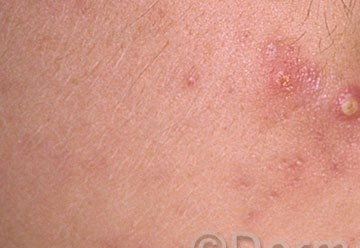
#> input picture Skin_Deisease_acne/acne.1001.jpg, 360 x 248 px; its folder holds only this picture in this run
$ jupyter execute --allow-errors 2.EDA.ipynb   (older library calls are emulated)
#> lines starting #> are read from the running program, lines starting #| are printed output that depends on the picture
[cell 1]
import os
import pandas as pd
import matplotlib.pyplot as plt
import seaborn as sns
from PIL import Image
import numpy as np
import logging

# Set the directory containing images
image_dir = './Skin_Deisease_acne'

## Load and Explore the Data

[cell 2]
# Set up logging
logging.basicConfig(filename='processing_log.txt', level=logging.INFO,format='%(asctime)s - %(levelname)s - %(message)s')

# List to store image data
data = []

# Initialize a counter for processed images
processed_images = 0

# Load image names and labels
for filename in os.listdir(image_dir):
    if filename.endswith('.jpg') or filename.endswith('.png'):
        label = filename.split('.')[0]
        img_path = os.path.join(image_dir, filename)
        img = Image.open(img_path)
#> img is the input picture: PIL image 360x248 RGB; mean R, G, B 209.1, 147.8, 131.7
        width, height = img.size
#> width = 360; height = 248
        data.append({'filename': filename, 'label': label, 'width': width, 'height': height})

# Create DataFrame
df = pd.DataFrame(data)
#> df = table of 1 rows and 4 columns

# Write DataFrame to a CSV file
output_file = 'skin_condition_labels.csv'
df.to_csv(output_file, index=False)

# Log the total number of processed images
logging.info(f"Total number of processed images: {processed_images}")

print(f"Data has been written to {output_file}")
print(f"Log file has been created as processing_log.txt")

[cell 3]
df.info()
#| <class 'pandas.core.frame.DataFrame'>
#| RangeIndex: 1 entries, 0 to 0
#| Data columns (total 4 columns):
#|  #   Column    Non-Null Count  Dtype
#| ---  ------    --------------  -----
#|  0   filename  1 non-null      object
#|  1   label     1 non-null      object
#|  2   width     1 non-null      int64
#|  3   height    1 non-null      int64
#| dtypes: int64(2), object(2)
#| memory usage: 164.0+ bytes

[cell 4]
df['label'].value_counts()

## Visualize the Distribution of Classes

[cell 5]
plt.figure(figsize=(10, 6))
sns.countplot(x='label', data=df)
plt.title('Distribution of Skin Conditions')
plt.xlabel('Skin Condition')
plt.ylabel('Count')
plt.xticks(rotation=45)
plt.show()
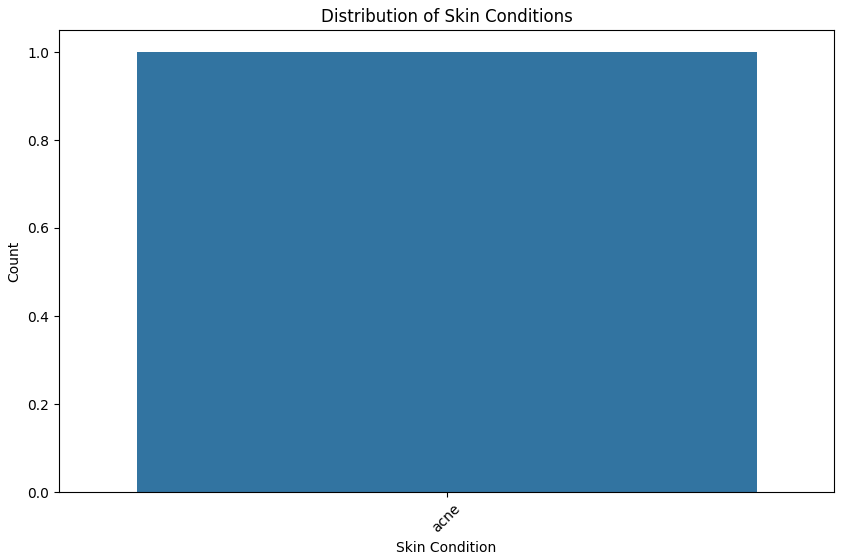
#> figure drawn by matplotlib, 1 panel

## Visualize Sample Images

[cell 6]
def display_samples(df, image_dir, num_samples=5):
    unique_labels = df['label'].unique()
    fig, axes = plt.subplots(len(unique_labels), num_samples, figsize=(15, 15))
    fig.suptitle('Sample Images of Each Skin Condition', fontsize=16)

    for i, label in enumerate(unique_labels):
        sample_filenames = df[df['label'] == label]['filename'].sample(num_samples).values
        for j, filename in enumerate(sample_filenames):
            img = Image.open(os.path.join(image_dir, filename))
            axes[i, j].imshow(img)
            axes[i, j].axis('off')
            if j == 0:
                axes[i, j].set_title(label, fontsize=12)

    plt.tight_layout()
    plt.subplots_adjust(top=0.95)
    plt.show()

#> (the rest of this cell did not finish here and is left out)

## Image Size Analysis

[cell 7]
image_sizes = []

for filename in df['filename']:
    img = Image.open(os.path.join(image_dir, filename))
    image_sizes.append(img.size)

df['image_size'] = image_sizes

# Create a DataFrame for image size analysis
size_df = pd.DataFrame(image_sizes, columns=['width', 'height'])
#> size_df = table of 1 rows and 2 columns

# Summary statistics
print(size_df.describe())
#|        width  height
#| count    1.0     1.0
#| mean   360.0   248.0
#| std      NaN     NaN
#| min    360.0   248.0
#| 25%    360.0   248.0
#| 50%    360.0   248.0
#| 75%    360.0   248.0
#| max    360.0   248.0

# Plot the distribution of image sizes
plt.figure(figsize=(10, 6))
sns.histplot(size_df['width'], kde=True, color='blue', label='Width')
sns.histplot(size_df['height'], kde=True, color='red', label='Height')
plt.title('Distribution of Image Sizes')
plt.xlabel('Size (pixels)')
plt.ylabel('Frequency')
plt.legend()
plt.show()
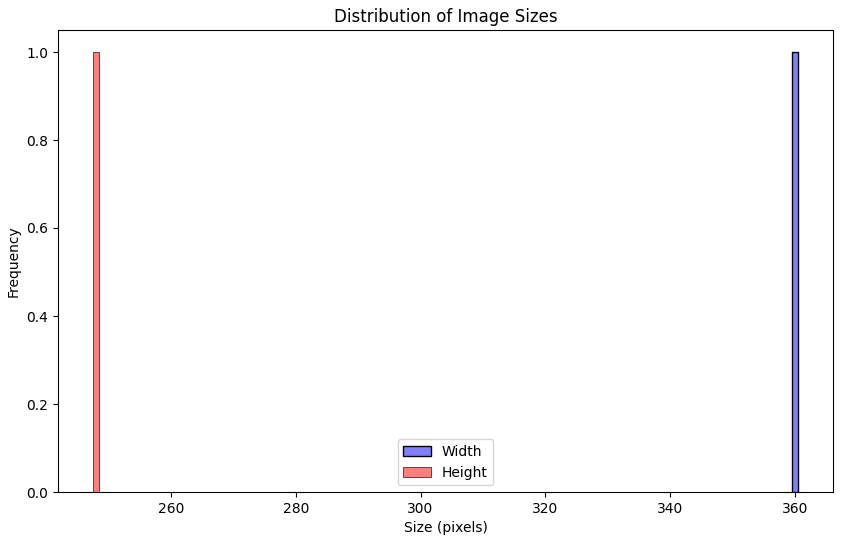
#> figure drawn by matplotlib, 1 panel

## Check for Correlations in Image Sizes

[cell 8]
plt.figure(figsize=(8, 6))
sns.scatterplot(x='width', y='height', data=size_df)
plt.title('Image Width vs. Height')
plt.xlabel('Width (pixels)')
plt.ylabel('Height (pixels)')
plt.show()
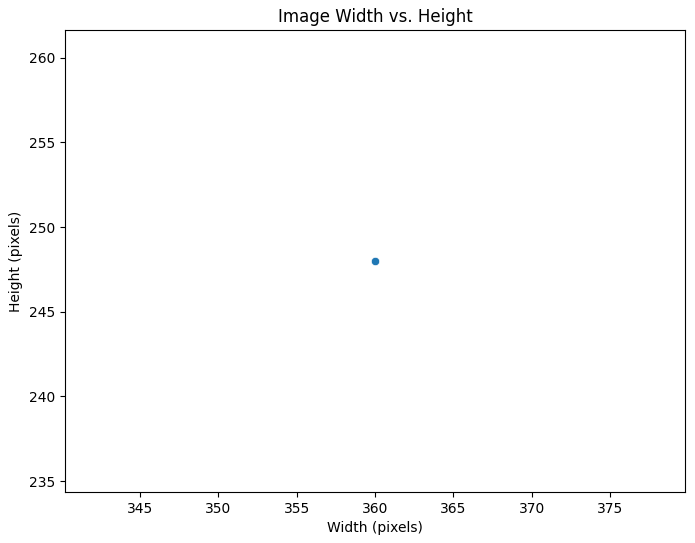
#> figure drawn by matplotlib, 1 panel

## Calculate Average Image Size for Each Class

[cell 9]
avg_size_per_class = df.groupby('label')['image_size'].apply(lambda x: np.mean(x.tolist(), axis=0))
print(avg_size_per_class)
#| label
#| acne    [360.0, 248.0]
#| Name: image_size, dtype: object

## Resize Images Keeping Aspect Ratio

[cell 10]
# Load your dataset
df = pd.read_csv('./skin_condition_labels.csv')  # Replace with your CSV file
#> (reads skin_condition_labels.csv from the repository)

# Define the target size (e.g., 256x256)
target_size = (256, 256)

# Function to resize an image and add padding if necessary
def resize_and_pad_image(image_path, output_path, target_size):
#> called with image_path = './Skin_Deisease_acne/acne.1001.jpg', output_path = 'Resized_Images/acne.1001.jpg', target_size = (256, 256)
    with Image.open(image_path) as img:
        # Resize image keeping the aspect ratio
        img.thumbnail(target_size, Image.ANTIALIAS)
#> img: PIL image 256x176 RGB

        # Create a new image with the target size and a white background
        new_img = Image.new("RGB", target_size, (255, 255, 255))
#> new_img: PIL image 256x256 RGB; every value is 255

        # Calculate position to paste the resized image
        left = (target_size[0] - img.width) // 2
#> left = 0
        top = (target_size[1] - img.height) // 2
#> top = 40

        # Paste the resized image onto the new image
        new_img.paste(img, (left, top))
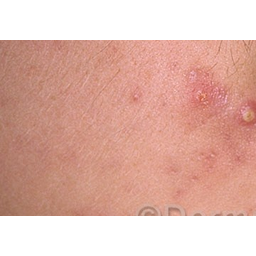
#> new_img: PIL image 256x256 RGB; mean R, G, B 223.4, 181.3, 170.2
        new_img.save(output_path)

# Output directory for resized images
output_dir = 'Resized_Images'
os.makedirs(output_dir, exist_ok=True)

# Process each image
for _, row in df.iterrows():
    image_path = os.path.join(image_dir, row['filename'])
    output_path = os.path.join(output_dir, row['filename'])
    resize_and_pad_image(image_path, output_path, target_size)

print("Image resizing and padding completed.")
